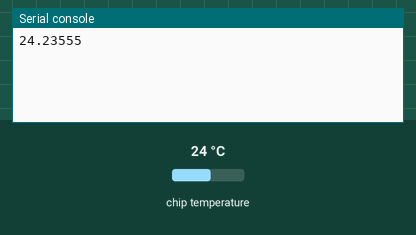
Simulated run of this program. Board: Raspberry Pi Pico running MicroPython. Shown: the last lines printed to the serial console. The inputs (shaded band) are chosen by the test bench; at power-on: chip temperature 24 °C.

Above: at 1.2 s.
1.3 s: chip temperature set to 1 °C
At 3.2 s:
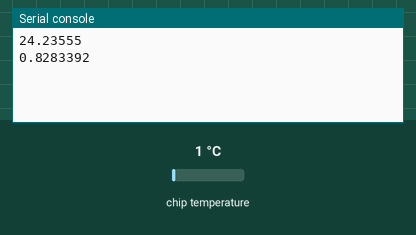
4.0 s: chip temperature set to 11 °C
At 4.7 s:
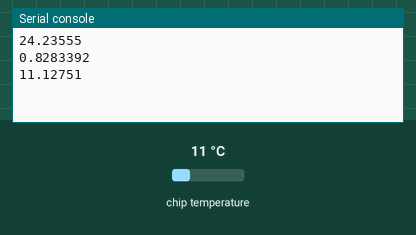
Timing chart, 0 to 7.0 s (numbered marks = the images above; inputs shaded):
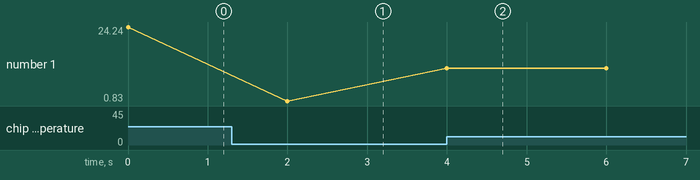

The program:

temperature_sensor.py
```python
# Author: Jesus Minjares
# Master of Science in Computer Engineering
# Date 01-07-22

import machine
import utime

# Use onboard temperature sensor at pin 4
sensor_temp = machine.ADC(4)
# convert 3.3v to analog
conversion_factor = 3.3 / (65535)

while True:
    # store reading of temperature sensor * conversion factor
    reading = sensor_temp.read_u16() * conversion_factor
    # convert analog reading to temperature
    temperature = 27 - (reading - 0.706)/(0.001721)
    print(temperature) # display temperature
    utime.sleep(2) # 2 second delay
```

Measured:
- after the input at 1.3 s, the serial console: prints a new line after 0.70 s (image 1)
- after the input at 4.0 s, the serial console: prints a new line at once (image 2)
- plotted number 1: 24.24 → 0.83 after the input at 1.3 s, 0.83 → 11.13 after the input at 4.0 s
